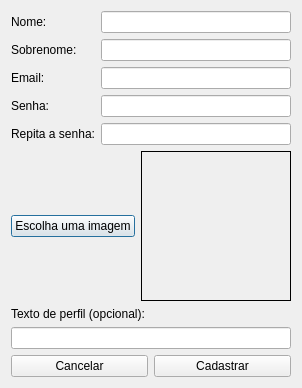
<?xml version="1.0" encoding="UTF-8"?>
<ui version="4.0">
 <class>DialogCadastre_se</class>
 <widget class="QDialog" name="DialogCadastre_se">
  <property name="geometry">
   <rect>
    <x>0</x>
    <y>0</y>
    <width>286</width>
    <height>382</height>
   </rect>
  </property>
  <property name="windowTitle">
   <string>Dialog</string>
  </property>
  <layout class="QGridLayout" name="gridLayout_2">
   <item row="0" column="0">
    <layout class="QGridLayout" name="gridLayout">
     <item row="0" column="0">
      <layout class="QFormLayout" name="formLayout">
       <item row="0" column="0">
        <widget class="QLabel" name="lblNome">
         <property name="text">
          <string>Nome:</string>
         </property>
         <property name="buddy">
          <cstring>lineNome</cstring>
         </property>
        </widget>
       </item>
       <item row="0" column="1">
        <widget class="QLineEdit" name="lineNome">
         <property name="text">
          <string/>
         </property>
        </widget>
       </item>
       <item row="1" column="0">
        <widget class="QLabel" name="lblSobrenome">
         <property name="text">
          <string>Sobrenome:</string>
         </property>
         <property name="buddy">
          <cstring>lineSobrenome</cstring>
         </property>
        </widget>
       </item>
       <item row="1" column="1">
        <widget class="QLineEdit" name="lineSobrenome">
         <property name="text">
          <string/>
         </property>
        </widget>
       </item>
       <item row="2" column="0">
        <widget class="QLabel" name="lblEmail">
         <property name="text">
          <string>Email:</string>
         </property>
         <property name="buddy">
          <cstring>lineEmail</cstring>
         </property>
        </widget>
       </item>
       <item row="2" column="1">
        <widget class="QLineEdit" name="lineEmail">
         <property name="text">
          <string/>
         </property>
        </widget>
       </item>
       <item row="3" column="0">
        <widget class="QLabel" name="lblSenha">
         <property name="text">
          <string>Senha:</string>
         </property>
         <property name="buddy">
          <cstring>lineSenha</cstring>
         </property>
        </widget>
       </item>
       <item row="3" column="1">
        <widget class="QLineEdit" name="lineSenha">
         <property name="inputMethodHints">
          <set>Qt::ImhHiddenText|Qt::ImhNoAutoUppercase|Qt::ImhNoPredictiveText|Qt::ImhSensitiveData</set>
         </property>
         <property name="text">
          <string/>
         </property>
         <property name="echoMode">
          <enum>QLineEdit::Password</enum>
         </property>
        </widget>
       </item>
       <item row="4" column="0">
        <widget class="QLabel" name="lblRepitaSenha">
         <property name="text">
          <string>Repita a senha:</string>
         </property>
         <property name="buddy">
          <cstring>lineRepitaSenha</cstring>
         </property>
        </widget>
       </item>
       <item row="4" column="1">
        <widget class="QLineEdit" name="lineRepitaSenha">
         <property name="inputMethodHints">
          <set>Qt::ImhHiddenText|Qt::ImhNoAutoUppercase|Qt::ImhNoPredictiveText|Qt::ImhSensitiveData</set>
         </property>
         <property name="text">
          <string/>
         </property>
         <property name="echoMode">
          <enum>QLineEdit::Password</enum>
         </property>
        </widget>
       </item>
       <item row="5" column="0" colspan="2">
        <layout class="QHBoxLayout" name="horizontalLayout_2">
         <item>
          <widget class="QPushButton" name="btnEscolhaImagem">
           <property name="text">
            <string>Escolha uma imagem</string>
           </property>
          </widget>
         </item>
         <item>
          <widget class="QLabel" name="lblFoto">
           <property name="sizePolicy">
            <sizepolicy hsizetype="Maximum" vsizetype="Maximum">
             <horstretch>0</horstretch>
             <verstretch>0</verstretch>
            </sizepolicy>
           </property>
           <property name="minimumSize">
            <size>
             <width>150</width>
             <height>150</height>
            </size>
           </property>
           <property name="maximumSize">
            <size>
             <width>150</width>
             <height>150</height>
            </size>
           </property>
           <property name="baseSize">
            <size>
             <width>150</width>
             <height>150</height>
            </size>
           </property>
           <property name="frameShape">
            <enum>QFrame::Box</enum>
           </property>
           <property name="text">
            <string/>
           </property>
           <property name="pixmap">
            <pixmap resource="../QTCC_Qt.qrc">:/images/1415099481_user-64.png</pixmap>
           </property>
           <property name="scaledContents">
            <bool>true</bool>
           </property>
           <property name="alignment">
            <set>Qt::AlignCenter</set>
           </property>
           <property name="buddy">
            <cstring>btnEscolhaImagem</cstring>
           </property>
          </widget>
         </item>
        </layout>
       </item>
      </layout>
     </item>
     <item row="1" column="0">
      <layout class="QVBoxLayout" name="verticalLayout">
       <item>
        <widget class="QLabel" name="lblTextoPerfil">
         <property name="sizePolicy">
          <sizepolicy hsizetype="Preferred" vsizetype="Fixed">
           <horstretch>0</horstretch>
           <verstretch>0</verstretch>
          </sizepolicy>
         </property>
         <property name="text">
          <string>Texto de perfil (opcional):</string>
         </property>
         <property name="alignment">
          <set>Qt::AlignLeading|Qt::AlignLeft|Qt::AlignTop</set>
         </property>
         <property name="buddy">
          <cstring>lineTextoStatus</cstring>
         </property>
        </widget>
       </item>
       <item>
        <widget class="QLineEdit" name="lineTextoStatus">
         <property name="sizePolicy">
          <sizepolicy hsizetype="Expanding" vsizetype="Fixed">
           <horstretch>0</horstretch>
           <verstretch>0</verstretch>
          </sizepolicy>
         </property>
         <property name="text">
          <string/>
         </property>
        </widget>
       </item>
      </layout>
     </item>
     <item row="2" column="0">
      <layout class="QHBoxLayout" name="horizontalLayout">
       <item>
        <widget class="QPushButton" name="btnCancelar">
         <property name="text">
          <string>Cancelar</string>
         </property>
        </widget>
       </item>
       <item>
        <widget class="QPushButton" name="btnCadastrar">
         <property name="text">
          <string>Cadastrar</string>
         </property>
        </widget>
       </item>
      </layout>
     </item>
    </layout>
   </item>
  </layout>
 </widget>
 <resources>
  <include location="../QTCC_Qt.qrc"/>
 </resources>
 <connections/>
</ui>
